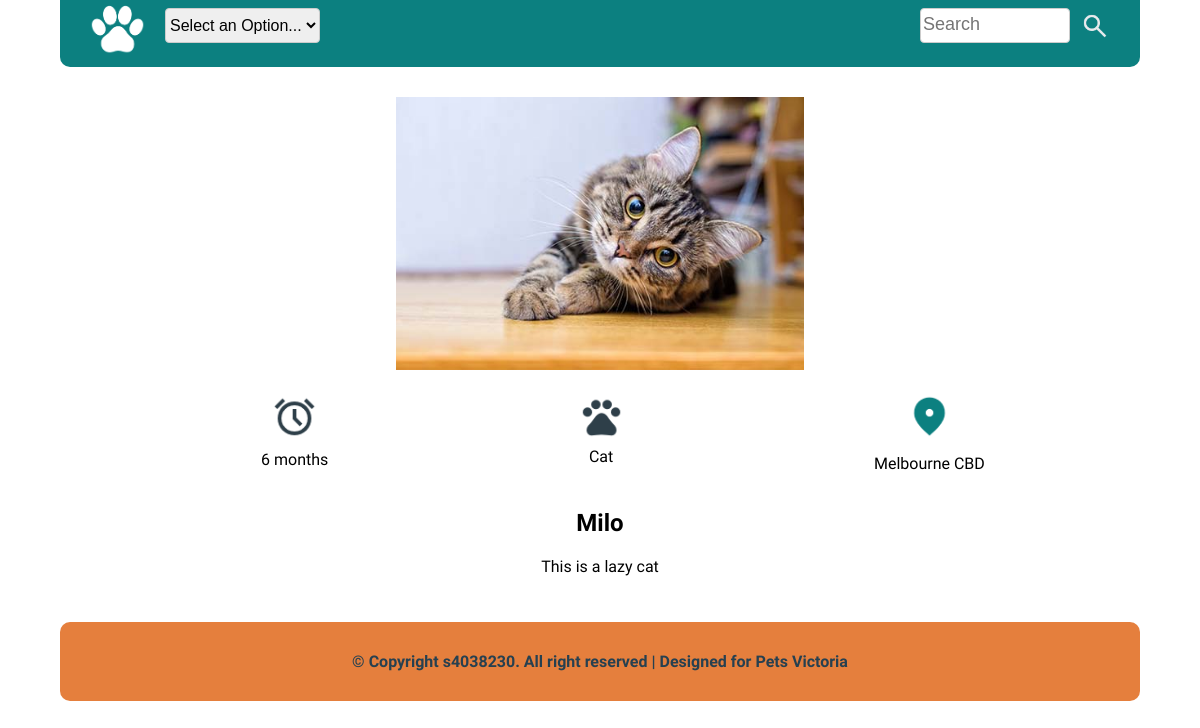
The app's page /details.php?petid=6 with its own data.
### tables this page shows
CREATE TABLE `pets` (
  `petid` int(11) NOT NULL,
  `petname` varchar(255) NOT NULL,
  `description` text NOT NULL,
  `image` varchar(255) NOT NULL,
  `caption` varchar(255) NOT NULL,
  `age` double NOT NULL,
  `location` varchar(255) NOT NULL,
  `type` varchar(255) NOT NULL
);

### details.php (the view, shortened to what this page needs)
<?php
include "include/header.inc";
include "include/nav.inc";
include "include/db_connect.inc";
if (isset($_GET['petid'])) {
    $petid = $_GET['petid'];
    $sql = "SELECT * FROM pets WHERE petid = ?";
    $stmt = $conn->prepare($sql);
    $stmt->bind_param("i", $petid);
    $stmt->execute();
    $result = $stmt->get_result();
    $pet = $result->fetch_assoc();
    if ($pet) {
?>
        <main id="mainbody-5">
            <div>
                <img id="mainpicture-3" src="images/<?php echo htmlspecialchars($pet['image']); ?>" alt="pets'picture">
            </div>
            <div>
                <div class="icon-details">
                    <span><img src="images/alarm.png">
                        <p><?php echo htmlspecialchars($pet['age']); ?> months</p>
                    </span>
                    <span>
                        <img src="images/paw.png">
                        <p><?php echo htmlspecialchars($pet['type']); ?></p>
                    </span>
                    <span>
                        <img src="images/location.png">
                        <p><?php echo htmlspecialchars($pet['location']); ?></p>
                    </span>
                </div>
            </div>
            <div class="fontbody-5">
                <h2><?php echo htmlspecialchars($pet['petname']); ?></h2>
                <p><?php echo htmlspecialchars($pet['caption']); ?></p>
            </div>
        </main>
<?php
    } else {
        echo "<p>Pet not found!</p>";
    }
} else {
    echo "<p>No pet selected!</p>";
}
include "include/footer.inc";

### css/style.css (style rules this page uses)
:root { margin: 0px; padding: 0px; box-sizing: border-box; }
body { margin: auto; width: 1200px; }
::placeholder { font-size: 18px; }
#mainbody-5 { background-color: #fff; width: 85%; overflow: hidden; text-align: center; margin: auto; padding: 2.5%; }
#mainpicture-3 { align-items: center; width: 40%; height: 40%; overflow: hidden; }
.icon-details { display: flex; justify-content:space-around; margin-left: 4.5%; margin-top: 2%; }
.icon-details img { width: 45px; height: 45px; }
.icon-details p { font-family: "Ysabeau SC"; margin-top: 10%; }
.fontbody-5 p, h2 { font-family: "Ysabeau SC"; }

### records on screen
pets: image (picture), age "6", type "Cat", location "Melbourne CBD", petname "Milo", caption "This is a lazy cat"
